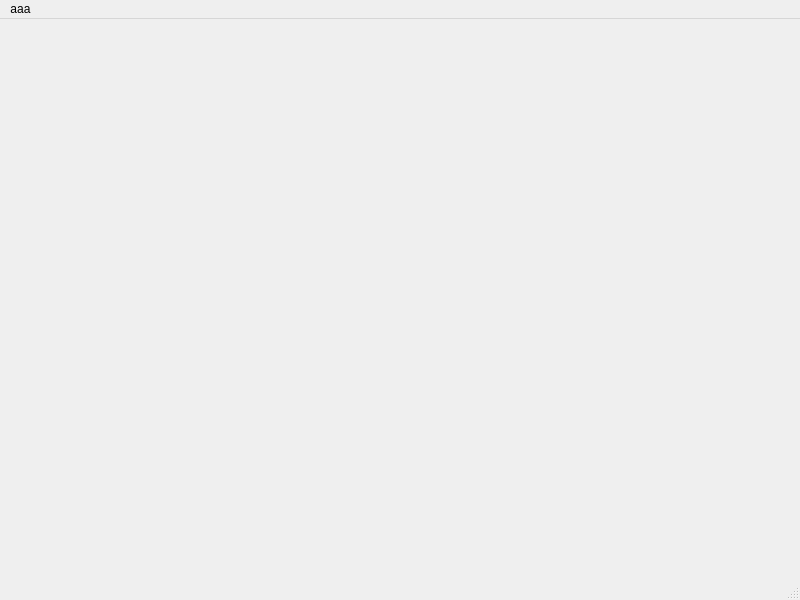
<?xml version="1.0" encoding="UTF-8"?>
<ui version="4.0">
 <class>MainWindow</class>
 <widget class="QMainWindow" name="MainWindow">
  <property name="geometry">
   <rect>
    <x>0</x>
    <y>0</y>
    <width>800</width>
    <height>600</height>
   </rect>
  </property>
  <property name="windowTitle">
   <string>MainWindow</string>
  </property>
  <widget class="QWidget" name="centralwidget"/>
  <widget class="QMenuBar" name="menubar">
   <property name="geometry">
    <rect>
     <x>0</x>
     <y>0</y>
     <width>800</width>
     <height>21</height>
    </rect>
   </property>
   <widget class="QMenu" name="menuAaa">
    <property name="title">
     <string>aaa</string>
    </property>
    <addaction name="actionBbb"/>
   </widget>
   <addaction name="menuAaa"/>
  </widget>
  <widget class="QStatusBar" name="statusbar"/>
  <action name="actionBbb">
   <property name="icon">
    <iconset resource="icons.qrc">
     <normaloff>:/icons/LinkedIn-32.png</normaloff>:/icons/LinkedIn-32.png</iconset>
   </property>
   <property name="text">
    <string>bbb</string>
   </property>
  </action>
 </widget>
 <resources>
  <include location="icons.qrc"/>
 </resources>
 <connections/>
</ui>
